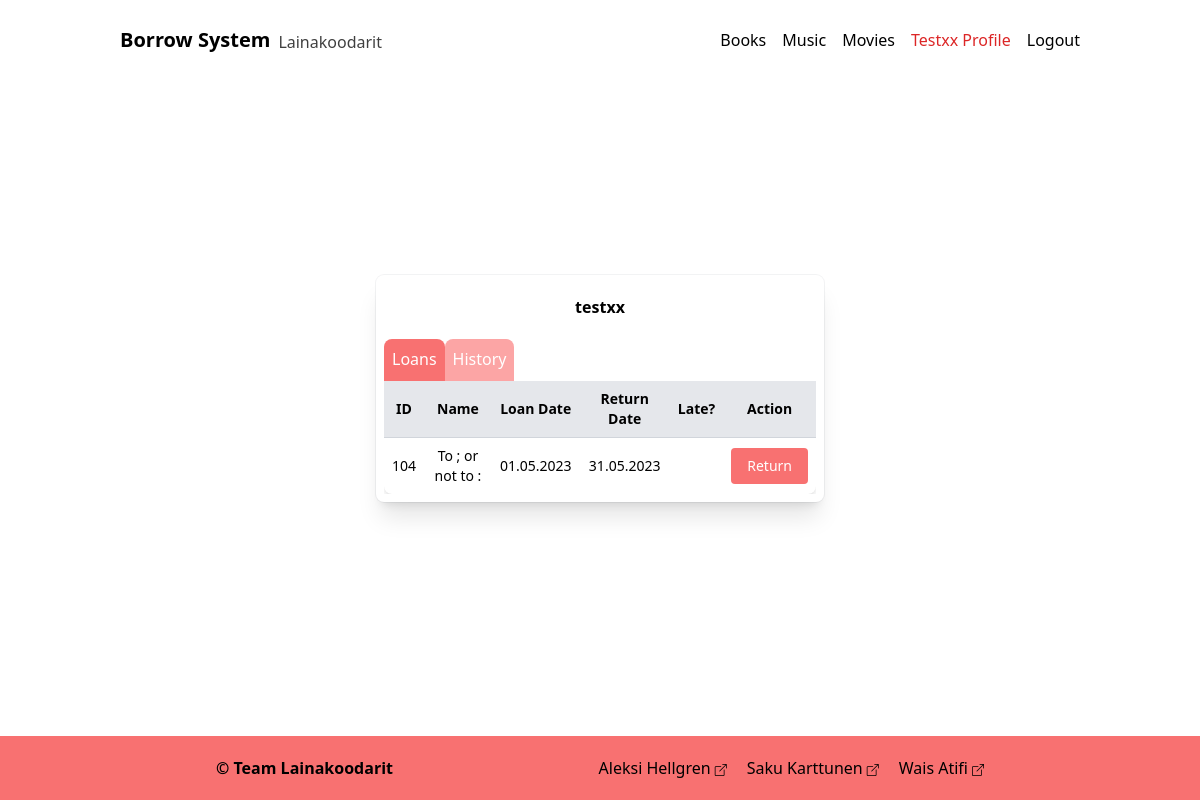
Page /account/profile/ (signed in) on the committed database.
### borrow/models.py (models this page shows, shortened)
class Event(models.Model):
    user = models.ForeignKey(
        to=User, on_delete=models.CASCADE, default=None)
    product = models.ForeignKey(
        to=Product, on_delete=models.CASCADE, default=None)
    loaned_date = models.DateField(auto_now_add=True)
    return_date = models.DateTimeField(blank=True, null=True, editable=False)
    actual_return_date = models.DateTimeField(
        blank=True, null=True, editable=False)
    last_update = models.DateTimeField(auto_now=True)
    class Meta:
        ordering = ['actual_return_date', '-last_update']

class Product(models.Model):
    name = models.CharField(max_length=50)
    genre = models.CharField(max_length=30)
    description = models.TextField(
        max_length=750, default="description not available")
    date_added = models.DateField(auto_now_add=True)
    author = models.ManyToManyField(Author)
    category = models.CharField(max_length=30)
    amount = models.SmallIntegerField(default=0)
    loaned_amount = models.SmallIntegerField(default=0, editable=False)
    genre = models.CharField(max_length=30, blank=True, null=True)
    language = models.CharField(max_length=30, blank=True, null=True)
    image = models.ImageField(
        upload_to="images/", blank=True, null=True)
    thumbnail = models.CharField(
        max_length=75, blank=True, null=True, editable=False)
    class Meta:
        ordering = ["name"]

### account/views.py (the view)
# urls.py: path('profile/', UserProfileView.as_view(), name='profile'),
class UserProfileView(LoginRequiredMixin, DetailView):
    model = UserProfile
    template_name = 'profile/user_profile.html'
    context_object_name = 'profile'
    def get_object(self):
        return self.request.user.userprofile
    def get_context_data(self, **kwargs):
        context = super().get_context_data(**kwargs)
        context['user_loans'] = Event.objects.filter(user=self.request.user)
        today_datetime = timezone.make_aware(datetime.combine(timezone.localtime(timezone.now()).date(), time.min))
        for loan in context['user_loans']:
            loan.is_late = today_datetime > loan.return_date
        return context

### borrow/templates/profile/user_profile.html (shortened to what this page needs)
{% extends "base.html" %}
{% block scripts %}
{% load static %}
{% endblock %}
{% block content %}
<section class="relative bg-white p-2 shadow-xl ring-1 ring-gray-900/5 sm:mx-auto sm:max-w-md sm:rounded-lg mb-10">
    <div class="text-center font-bold mb-5 ">
        <div class="mt-3">
            <h1>{{ user.username }}</h1>
        </div>
        {% if not user_loans %}
        <div class="mt-10">
        <i class="bi bi-exclamation-triangle-fill text-2xl" style="color: rgb(248 113 113);"></i>
        </div>
        <p>No loans found</p>
        {% else %}
    </div>
    <div>
        <ul class="flex list-none flex-row flex-wrap border-b-0 pl-0" id="tabs-tab3" role="tablist" data-te-nav-ref>
            <li role="presentation">
                <a href="#tabs-home3"
                    class=" inline-block p-2 border-b-2 border-transparent bg-red-400 text-white rounded-t-lg hover:underline hover:bg-red-400 "
                    id="tabs-home-tab3" data-te-toggle="pill" data-te-target="#tabs-home3" data-te-nav-active role="tab"
                    aria-controls="tabs-home3" aria-selected="true">Loans</a>
            </li>
            <li role="presentation">
                <a href="#tabs-profile3"
                    class="inline-block p-2 border-b-2 border-transparent bg-red-300 text-white rounded-t-lg hover:underline hover:bg-red-400"
                    id="tabs-profile-tab3" data-te-toggle="pill" data-te-target="#tabs-profile3" role="tab"
                    aria-controls="tabs-profile3" aria-selected="false">History</a>
            </li>
        </ul>
    </div>
    <div class="h-[height-value] overflow-y-auto">
        <div class="hidden opacity-100 transition-opacity duration-150 ease-linear data-[te-tab-active]:block"
            id="tabs-home3" role="tabpanel" data-te-tab-active aria-labelledby="tabs-home-tab3">
            <div class="container px-2 sm:px-0 text-center">
                {% for event in user_loans reversed %}
                {% if forloop.first %}
                <table class=" w-full bg-white rounded-lg shadow-md text-sm mx-auto">
                    <thead class="bg-gray-200">
                        <tr>
                            <th class="p-2">ID</th>
                            <th class="p-2">Name</th>
                            <th class="p-2">Loan Date</th>
                            <th class="p-2">Return Date</th>
                            <th class="p-2">Late?</th>
                            <th class="p-2">Action</th>
                        </tr>
                    </thead>
                    {% endif %}
                    <tbody>
                        {% if event.actual_return_date == None %}
                        <tr class="border-t border-gray-300 ">
                            <td class="p-2">{{ event.id }}</td>
                            <td class="p-2"> {{ event.product.name }}</td>
                            <td class="p-2">{{ event.loaned_date|date:"d.m.Y" }}</td>
                            <td class="p-2">{{ event.return_date|date:"d.m.Y" }}</td>
                            <td class="p-2">
                            </td>
                            <td class="p-2">
                                <form method="post" action="{% url 'account:return_loan' %}">
                                    <button type="submit"
                                        class="bg-red-400 text-white py-2 px-4 rounded hover:underline">Return</button>
                            </td>
                        </tr>
                        {% endif %}
                        {% endfor %}
                    </tbody>
                </table>
            </div>
        </div>
    </section>
    {% endif %}
</div>
{% endblock %}

### templates/base.html (shortened to what this page needs)
<!DOCTYPE html>
<html lang="en">
  <head>
    {% load static %}
    <script src="https://cdn.tailwindcss.com"></script>
    <link rel="stylesheet" href="https://cdn.jsdelivr.net/npm/bootstrap-icons@1.10.4/font/bootstrap-icons.css"/>
  </head>
  <body class="min-h-screen min-h-[100svh] flex flex-col justify-between">
    <nav class="w-full max-w-[1000px] mx-auto flex flex-col justify-between p-5 gap-y-3 relative sm:flex-row">
      <div class="flex gap-x-2 justify-center items-center">
        <a href="{% url 'borrow:index' %}" class="text-center text-xl font-bold w-1/2 sm:w-full">Borrow System</a>
        <p class="text-center opacity-75 hidden self-center pt-1 md:block">Lainakoodarit</p>
      </div>
      <ul class="mx-auto text-center w-full opacity-0 hidden transition-all sm:opacity-100 sm:flex sm:gap-x-4
        [&>li>a]:py-2 [&>li>a]:block [&>li>a]:w-full [&>li]:rounded-md [&>li:nth-child(even)]:bg-red-50
        sm:w-auto sm:mx-0 sm:flex-row sm:[&>li:nth-child(even)]:bg-transparent">
        <li class="hover:underline">
          <a href="{% url 'borrow:list' %}?category=book">Books</a>
        </li>
        <li class="hover:underline">
          <a href="{% url 'borrow:list' %}?category=music">Music</a>
        </li>
        <li class="hover:underline">
          <a href="{% url 'borrow:list' %}?category=movie">Movies</a>
        </li>
        {% if user.is_authenticated %}
        <li class="text-red-600 hover:underline">
          <a href="{% url 'account:profile' %}">{{user|title}} Profile</a>
        </li>
        <li class="hover:underline">
          <a href="{% url 'account:logout' %}">Logout</a>
        </li>
        {% else%}
        <li class="hover:underline">
          <a href="{% url 'account:login' %}">Login</a>
        </li>
        {% endif%}
      </ul>
    </nav>
    <div>
      {% block content %}
      {% endblock %}
    <footer class="bg-red-400 p-5">
      <div class="mx-auto max-w-3xl flex gap-x-10 sm:justify-between flex-col gap-y-2 text-center sm:text-start sm:flex-row">
        <p class="font-semibold">&copy; Team Lainakoodarit</p>
        <div class="flex flex-wrap gap-y-1 gap-x-5 justify-center">
          <a href="https://github.com/AleksiHel" target="_blank" class="transition-all hover:opacity-50">Aleksi Hellgren<i class="bi bi-box-arrow-up-right text-xs pl-1"></i></a>
          <a href="https://github.com/sakuexe" target="_blank" class="transition-all hover:opacity-50">Saku Karttunen<i class="bi bi-box-arrow-up-right text-xs pl-1"></i></a>
          <a href="https://github.com/Waisatifi" target="_blank" class="transition-all hover:opacity-50">Wais Atifi<i class="bi bi-box-arrow-up-right text-xs pl-1"></i></a>
        </div>
      </div>
    </footer>
  </body>
</html>

### rows in the picture
Event: id "104", product.name "To ; or not to :", loaned_date "01.05.2023", return_date "31.05.2023"

### other values in the picture
{{ user|title }} "Testxx"
{{ user.username }} "testxx"
